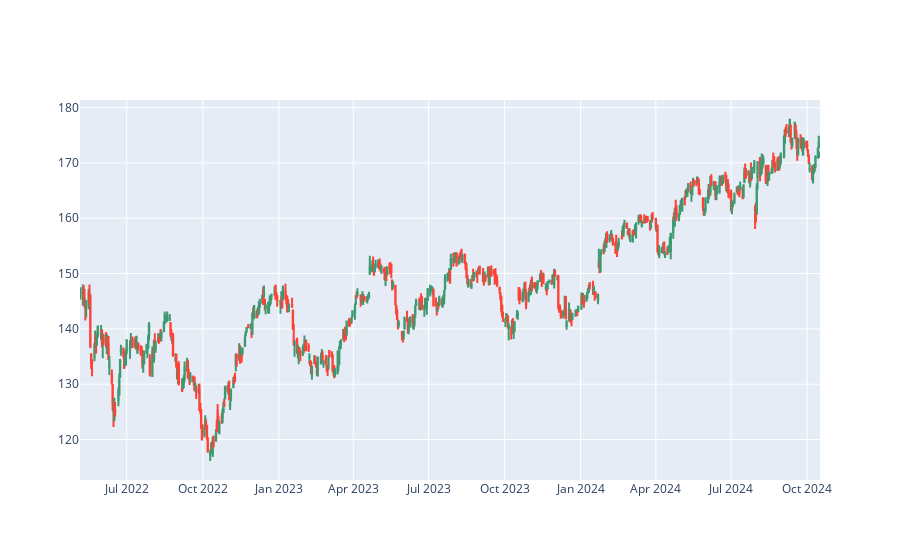

This figure's notebook cell:
### Markdown cell above
While the model got a return of 13%, it performed 3% worse than the stock over that same period. 

The `plot_market` parameter can to be set to true in the `backtest` function to see how the stock changed over the investing period:

### Code cell
back_test = bt.backtest(
                        models={"mod1": dt_clf}, 
                        plot_market=True
                    )

### Figure 1 — Plotly figure (JSON) as saved in the notebook; plotly's stock layout.template omitted (floating-point values rounded to 4 significant figures; data arrays with more than 128 entries replaced by an {"elided": "..."} marker saying what was removed)
{"data": [{"close": {"elided": "615 float values"}, "high": {"elided": "615 float values"}, "low": {"elided": "615 float values"}, "open": {"elided": "615 float values"}, "type": "candlestick", "x": {"elided": "615 str values"}}], "layout": {"xaxis": {"rangeslider": {"visible": false}}}}
